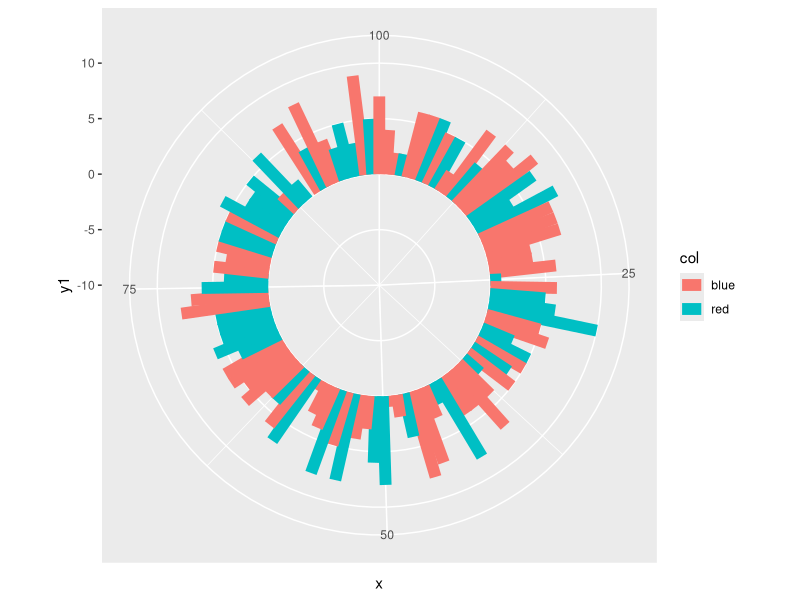
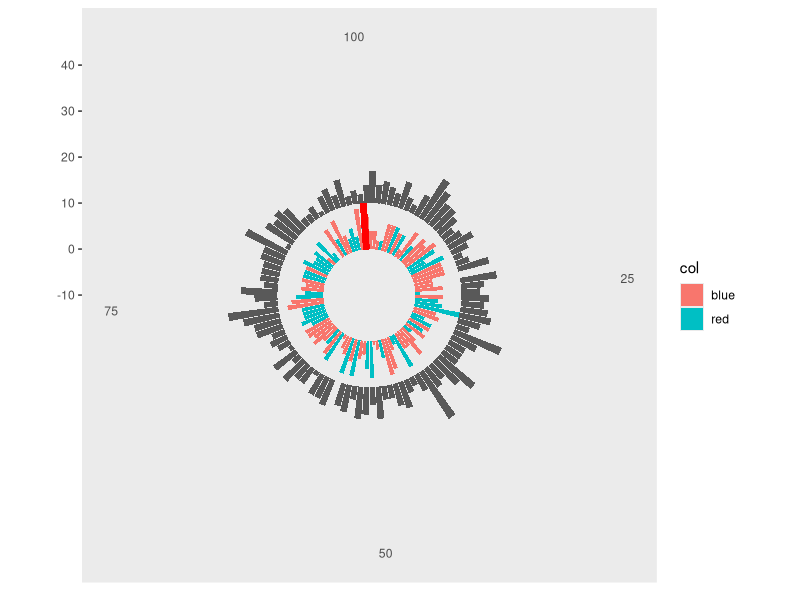

Source code (R) for these figures, in order:


x <- 1:100
y1 <- rep(0, lenght.out=length(x))
y2 <- rpois(n=length(x), lambda = 5)
y3 <-  rpois(n=length(x), lambda = 5)
col <- ifelse(runif(length(x), 0, 1) < 0.5, "red", "blue")
level <- rep(c(1,40), each=50)

df <- data.frame(x, y1, y2, y3, col, level)

library(ggplot2)
library(reshape)
8i
dfm <- melt(df, id.vars = 1)

head(df)

ggplot(df, aes(x=x, xend=x, y=y1, yend=y2, col=col)) +
  geom_segment(lwd=4) +
  coord_polar() + ylim(c(-10,10))

ggplot(df, aes()) +
  geom_rect(aes(xmin=x+0.05, xmax=x+0.95,ymin=y1, ymax=y2, fill=col)) +
  geom_rect(aes(xmin=x+0.05, xmax=x+0.95,ymin=y1+10, ymax=y3+10)) +
  coord_polar() + ylim(c(-10,40) )+ 
  geom_segment(x=0, xend=0, y=0, yend=10, col="red", lwd=2) + theme(panel.grid.major = element_blank(), panel.grid.minor = element_blank())
